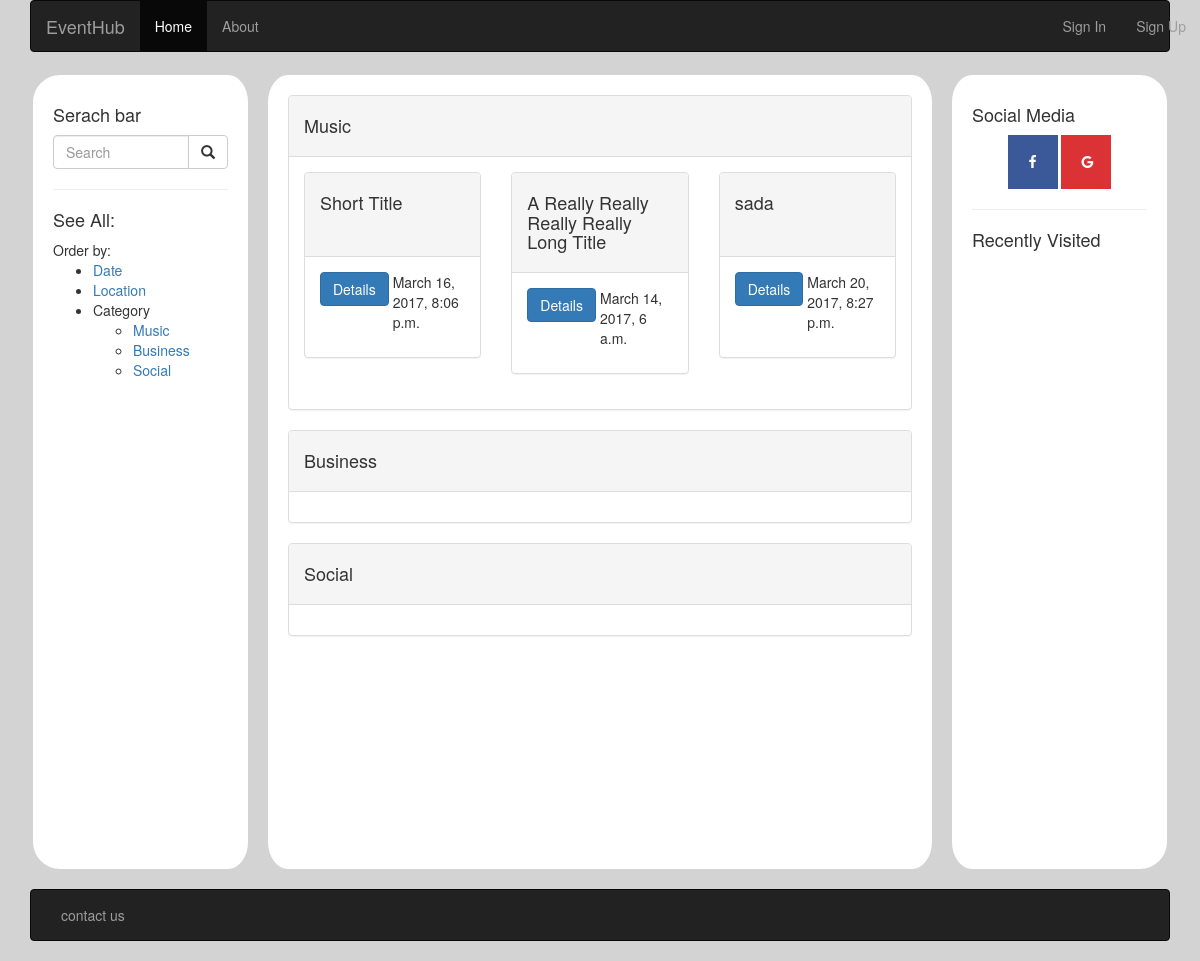
Before: / with the older database file.
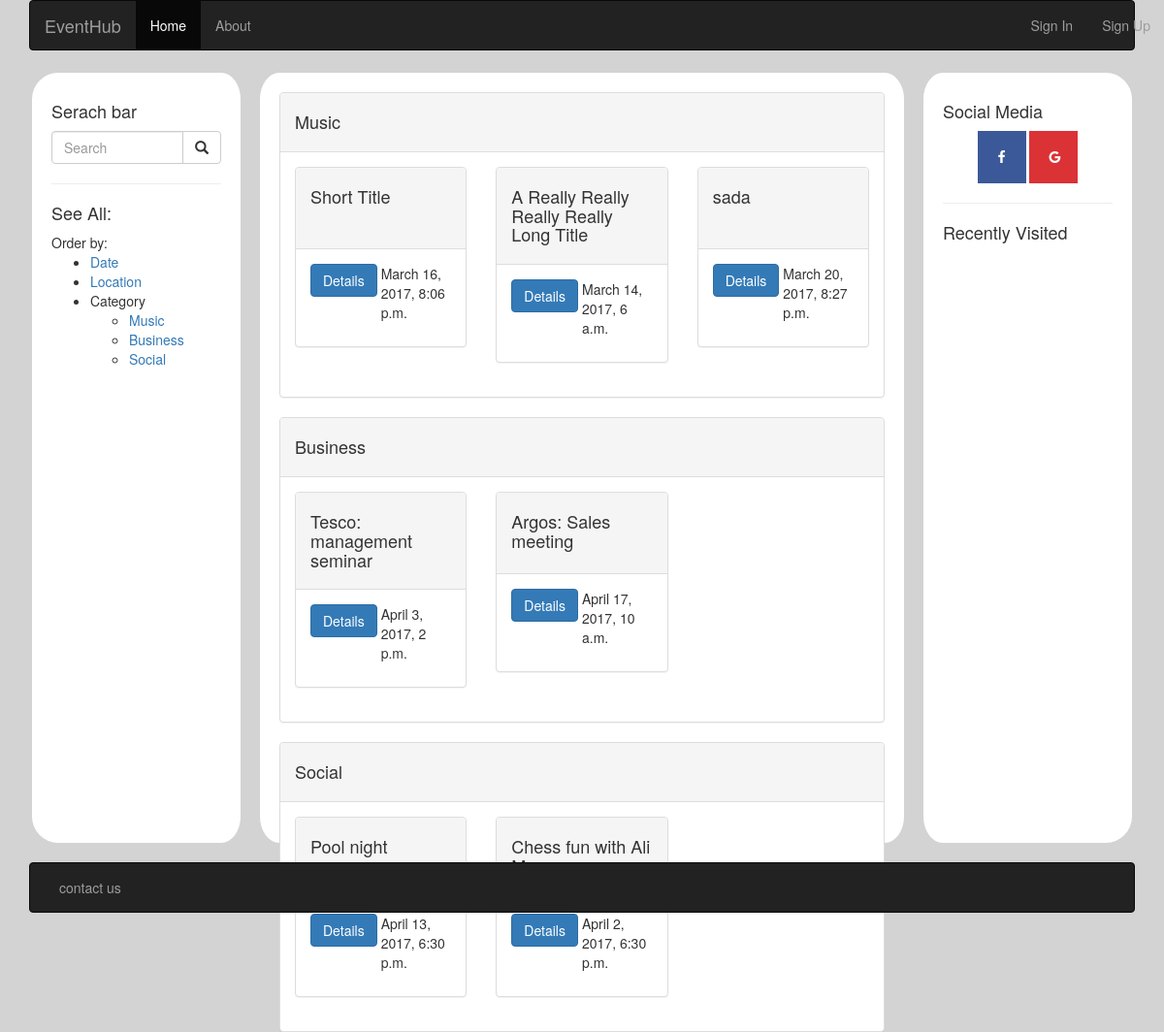
After: the same page with the newer database file.
### eventhub/models.py (models this page shows, shortened)
class Event(models.Model):
    category = models.CharField(max_length = 32)
    title = models.CharField(max_length = 256)
    loc = models.CharField(max_length = 128)
    pos = models.CharField(max_length = 128)
    creator = models.ForeignKey(User)
    datetime = models.DateTimeField()
    desc = models.CharField(max_length = 1024, null = True)
    likes = models.IntegerField(default=0)

### eventhub/views.py (the view)
# urls.py: url(r'^$', views.index, name='index'),
def index(request):
    music = Event.objects.filter(category="music")[:3]
    business = Event.objects.filter(category="business")[:3]
    social = Event.objects.filter(category="social")[:3]
    active = ["active","","","","","",""]
    contdict = {'events': {'music': music, 'business': business, 'social': social}, 'active':active}
    return render(request,'eventhub/index.html', context=contdict)

### templates/eventhub/index.html
{% extends 'eventhub/base.html' %}
{% load staticfiles %}
{% block body_block %}
<div class="panel panel-default">
  <div class="panel-heading"><h4>Music</h4></div>
  <div class="panel-body">
    <div class="row">
      {% for e in events.music %}
        <div class="col-sm-6 col-md-4">
          <div class="panel panel-default">
            <div class="panel-heading" style="min-height: 6em;">
              <h4>{{e.title}}</h4>
            </div>
            <div class="panel-body">
              <a href="/eventhub/event/{{e.id}}" class="btn btn-primary">Details</a>
              <p style="float: right; width: 50%;">{{e.datetime}}</p>
            </div>
          </div>
        </div>
      {% endfor %}
    </div>
  </div>
</div>
<div class="panel panel-default">
  <div class="panel-heading"><h4>Business</h4></div>
  <div class="panel-body">
    <div class="row">
      {% for e in events.business %}
      <div class="col-sm-6 col-md-4">
        <div class="panel panel-default">
          <div class="panel-heading" style="min-height: 6em;">
            <h4>{{e.title}}</h4>
          </div>
          <div class="panel-body">
            <a href="/eventhub/event/{{e.id}}" class="btn btn-primary">Details</a>
            <p style="float: right; width: 50%;">{{e.datetime}}</p>
          </div>
        </div>
      </div>
      {% endfor %}
    </div>
  </div>
</div>
<div class="panel panel-default">
  <div class="panel-heading"><h4>Social</h4></div>
  <div class="panel-body">
    <div class="row">
      {% for e in events.social %}
      <div class="col-sm-6 col-md-4">
        <div class="panel panel-default">
          <div class="panel-heading" style="min-height: 6em;">
            <h4>{{e.title}}</h4>
          </div>
          <div class="panel-body">
            <a href="/eventhub/event/{{e.id}}" class="btn btn-primary">Details</a>
            <p style="float: right; width: 50%;">{{e.datetime}}</p>
          </div>
        </div>
      </div>
      {% endfor %}
    </div>
  </div>
</div>
{% endblock %}

### templates/eventhub/base.html (shortened to what this page needs)
<!DOCTYPE html>
{% load staticfiles %}
<html lang="en">
<head>
	<link rel="stylesheet" href="https://maxcdn.bootstrapcdn.com/bootstrap/3.3.7/css/bootstrap.min.css">
	<link rel="stylesheet" type="text/css" href="{% static 'css/style.css' %}">
</head>
<body style='height: auto;'>
	<div id="container">
		<div id="header">
			<nav class="navbar navbar-inverse" >
				<div class="container">
				<div class="navbar-header">
					<a href="/eventhub" class="navbar-brand">EventHub</a>
				</div>
				<div>
					<ul class="nav navbar-nav navbar-top">
						<li class="{{active.0}}"><a href="{% url 'index' %}">Home</a></li>
						<li class="{{active.1}}"><a href="/eventhub/about">About</a></li>
					</ul>
					<ul class="nav navbar-nav navbar-right">
						{% if user.is_authenticated %}
						<li class="{{active.4}}"><a href="/eventhub/profile">Profile</a></li>
						<li><a href="{% url 'auth_logout' %}?next=/eventhub/">Logout</a></li>
						{% else %}
						<li class="{{active.5}}"><a href="{% url 'auth_login' %}">Sign In</a></li>
						<li class="{{active.6}}"><a href="{% url 'registration_register' %}">Sign Up</a></li>
						{% endif %}
					</ul>
				</div>
				</div>
			</nav>
		</div>
		<div id="content">
			<div id="leftsidebar">
				<div>
					<h4>Serach bar</h4>
					<form>
						<div class="input-group">
							<input type="text" class="form-control" placeholder="Search">
							<div class="input-group-btn">
								<button class="btn btn-default" type="submit">
									<i class="glyphicon glyphicon-search"></i>
								</button>
							</div>
						</div>
					</form>
					<hr>
					</div>
					<div>
						<h4>See All:</h4>
						Order by:
						<ul>
							<li><a href="/eventhub/search/date">Date</a></li>
							<li><a href="/eventhub/search/location">Location</a></li>
							<li>Category</a></li>
							<div>
								<ul>
									<li> <a href="/eventhub/category/music">Music</a> </li>
									<li> <a href="/eventhub/category/business">Business</a> </li>
									<li> <a href="/eventhub/category/social">Social</a> </li>
								</ul>
							</div>
						</ul>
				</div>
			</div>
			<div id="main">
				{% block body_block %}{% endblock %}
			</div>
			<div id="rightsidebar">
				<h4>Social Media</h4>
				<div id="icon">
					<link rel="stylesheet" href="https://cdnjs.cloudflare.com/ajax/libs/font-awesome/4.7.0/css/font-awesome.min.css">
					<a href="#" class="fa fa-facebook"></a>
					<a href="#" class="fa fa-google"></a>
				</div>
				<div class="clear">
					<hr>
					<h4>Recently Visited</h4>
				</div>
			</div>
		</div>
		<div class="clear" id="footer" >
			<nav class="navbar navbar-inverse" >
				<div class="container">
				<div>
					<ul class="nav navbar-nav navbar-top">
						<li><a href="/eventhub/create_event">contact us</a></li>
					</ul>
				</div>
				</div>
			</nav>
		</div>
	</div>
</body>
</html>

### static/css/style.css (style rules this page uses)
body { background-color: #D3D3D3; }
#header { color: white; }
#container { width: 95%; margin-left: auto; margin-right: auto; }
#leftsidebar, #rightsidebar, #main { background-color: white; padding: 20px; width: 20%; float: left; height:800px; border-radius: 30px; border-color: #D3D3D3; border-style: solid; }
#leftsidebar { border-right-width:10px; }
#rightsidebar { border-left-width:10px; }
#main { width: 60%; border-left-width: 10px; border-right-width:10px; }
#footer { padding-top: 17px; }
.fa { display: inline-block; padding: 20px; font-size: 30px; width: 50px; text-align: center; }
.fa-facebook { background: #3B5998; color: white; }
.fa-google { background: #db3236; color: white; }
.clear { clear:both; }
#icon { text-align: center; }

Changed rows visible on the page:
added Event: title "Tesco: management seminar", datetime "April 3, 2017, 2 p.m.", shown under "Business"
added Event: title "Argos: Sales meeting", datetime "April 17, 2017, 10 a.m.", shown under "Business"
added Event: title "Pool night", datetime "April 13, 2017, 6:30 p.m.", shown under "Social"
added Event: title "Chess fun with Ali…", datetime "April 2, 2017, 6:30 p.m.", shown under "Social"
